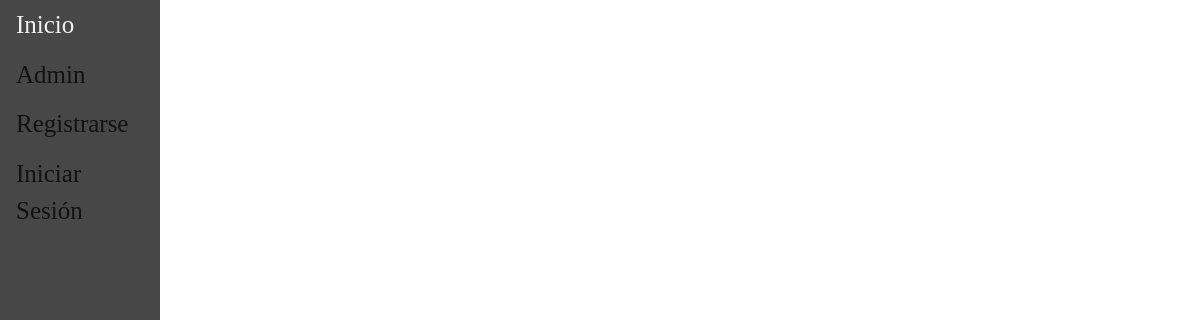
/, run on an earlier commit of the app's database.
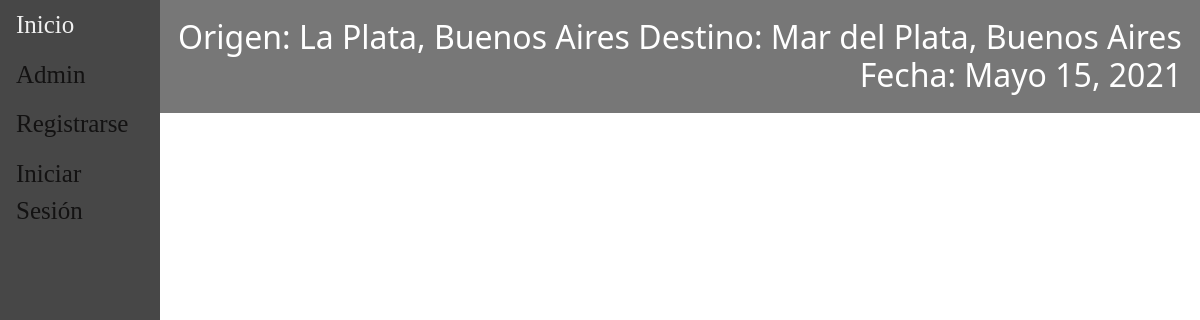
And on a later commit of the database.
### main/models.py (models this page shows, shortened)
class Viaje(models.Model):
    descripcion = models.CharField(max_length=100)
    fecha = models.DateField(validators=[MinValueValidator(datetime.date.today()+datetime.timedelta(hours=24))])
    hora = models.TimeField(default=None)
    ruta =  models.ForeignKey(Ruta, default=None, on_delete=models.CASCADE)
    chofer =  models.ForeignKey(Chofer, default=None, on_delete=models.CASCADE)
    combi =  models.ForeignKey(Combi, default=None, on_delete=models.CASCADE)
    precio = models.DecimalField(default=None, max_digits=10, decimal_places=2, validators=[MinValueValidator(0)])
    insumo = models.ManyToManyField(Insumo,blank=True)
    class Meta:
        unique_together = ('chofer', 'fecha', 'ruta',)

class Ruta(models.Model):
    origen = models.ForeignKey(Lugar, default=None, on_delete=models.CASCADE, related_name='origen')
    destino = models.ForeignKey(Lugar, default=None, on_delete=models.CASCADE, related_name='destino')
    class Meta:
        unique_together = ('origen', 'destino')

class Lugar(models.Model):
    localidad = models.CharField(max_length=150)
    provincia = models.CharField(max_length=100)
    class Meta:
        unique_together = ('localidad', 'provincia',)
    def __str__(self):
        return (self.localidad+", "+self.provincia)

### main/views.py (the view)
# urls.py: 2. Add a URL to urlpatterns:  path('', views.home, name='home')
def home(response):
    listaViaje = Viaje.objects.all()
    return render(response, "main/home.html", {"listaViaje":listaViaje})

### main/templates/main/home.html (shortened to what this page needs)
{% extends 'main/base.html' %}
{% block content %}
        {%for viaje in listaViaje %}
            <button type="button"  class="viajeCollapse">
                <h2><p style="text-align:left"> Origen: {{viaje.ruta.origen}} Destino: {{viaje.ruta.destino}}
                  <span style="float:right">Fecha: {{viaje.fecha}}</span></p></h2>
            </button>
        {% endfor %}
{% endblock content %}

### main/templates/main/base.html (shortened to what this page needs)
<!doctype html>
<link href="https://cdn.jsdelivr.net/npm/bootstrap@5.0.0-beta3/dist/css/bootstrap.min.css" rel="stylesheet">
<html>
<head>
</head>
<body>
	<div class= "sidebar">
		<a href="/">Inicio</a>
		<a href="/admin">Admin</a>
		{% if user.is_authenticated %}
		<a href="/">{{user.username}}</a>
		<a href="{% url 'logout'%}">Cerrar sesión</a>
		{% else  %}
		<a href="{% url 'register'%}">Registrarse</a>
		<a href="{% url 'login'%}">Iniciar Sesión</a>
		{% endif %}
	</div>
	<div id="content", name="content", class="main">
		{% block content %}{% endblock content %}
	</div>
</body>
</html>

### main/templates/main/home.html (style rules this page uses)
.viajeCollapse { background-color: #777; color: white; cursor: pointer; padding: 18px; width: 100%; border: none; text-align: left; outline: none; font-size: 15px; }

### main/templates/main/base.html (style rules this page uses)
.sidebar { height:100%; width:160px; position: fixed; z-index:1; top:0; left:0; background-color:rgb(71, 71, 71); overflow:hidden; padding-top:20x; }
.sidebar a { padding:6px 8px 6px 16px; text-decoration:none; font-family:Tahoma; font-size: 25px; color: #131212; display:block; }
.main { margin-left:160px; padding:0px 0px; }

What changed in the data, as far as the page shows it:
added Viaje: ruta.origen "La Plata, Buenos Aires", ruta.destino "Mar del Plata, Buenos Aires", fecha "Mayo 15, 2021"
